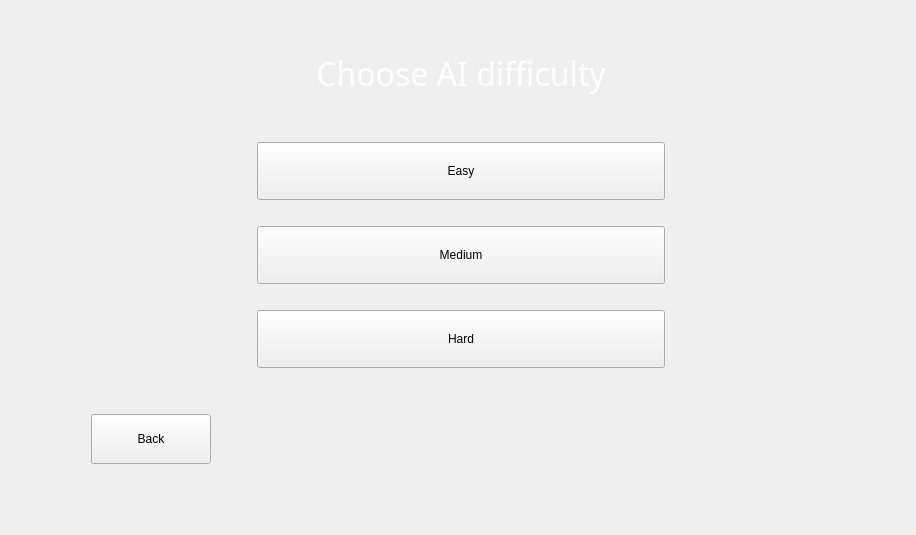
      <widget class="QWidget" name="ai_transition">
       <property name="enabled">
        <bool>true</bool>
       </property>
       <layout class="QHBoxLayout" name="horizontalLayout_12">
        <item>
         <layout class="QGridLayout" name="gridLayout_12">
          <item row="3" column="2">
           <layout class="QVBoxLayout" name="verticalLayout">
            <property name="spacing">
             <number>26</number>
            </property>
            <item>
             <widget class="QPushButton" name="pushButton_12">
              <property name="sizePolicy">
               <sizepolicy hsizetype="Preferred" vsizetype="Maximum">
                <horstretch>0</horstretch>
                <verstretch>0</verstretch>
               </sizepolicy>
              </property>
              <property name="minimumSize">
               <size>
                <width>420</width>
                <height>70</height>
               </size>
              </property>
              <property name="styleSheet">
               <string notr="true">min-width:400px;
min-height:50px;</string>
              </property>
              <property name="text">
               <string>Easy</string>
              </property>
             </widget>
            </item>
            <item>
             <widget class="QPushButton" name="pushButton_15">
              <property name="sizePolicy">
               <sizepolicy hsizetype="Preferred" vsizetype="Maximum">
                <horstretch>0</horstretch>
                <verstretch>0</verstretch>
               </sizepolicy>
              </property>
              <property name="minimumSize">
               <size>
                <width>120</width>
                <height>70</height>
               </size>
              </property>
              <property name="styleSheet">
               <string notr="true">min-height:50px;</string>
              </property>
              <property name="text">
               <string>Medium</string>
              </property>
             </widget>
            </item>
            <item>
             <widget class="QPushButton" name="pushButton_13">
              <property name="sizePolicy">
               <sizepolicy hsizetype="Preferred" vsizetype="Maximum">
                <horstretch>0</horstretch>
                <verstretch>0</verstretch>
               </sizepolicy>
              </property>
              <property name="minimumSize">
               <size>
                <width>120</width>
                <height>70</height>
               </size>
              </property>
              <property name="styleSheet">
               <string notr="true">min-height:50px;</string>
              </property>
              <property name="text">
               <string>Hard</string>
              </property>
             </widget>
            </item>
           </layout>
          </item>
          <item row="2" column="3">
           <spacer name="horizontalSpacer_12">
            <property name="orientation">
             <enum>Qt::Horizontal</enum>
            </property>
            <property name="sizeType">
             <enum>QSizePolicy::Maximum</enum>
            </property>
            <property name="sizeHint" stdset="0">
             <size>
              <width>200</width>
              <height>20</height>
             </size>
            </property>
           </spacer>
          </item>
          <item row="1" column="2">
           <widget class="QLabel" name="label_13">
            <property name="font">
             <font>
              <family>Segoe UI Black</family>
              <pointsize>24</pointsize>
              <italic>false</italic>
              <fontweight>Black</fontweight>
             </font>
            </property>
            <property name="styleSheet">
             <string notr="true">color: rgb(255, 255, 255);
font: 900 24pt &quot;Segoe UI Black&quot;;</string>
            </property>
            <property name="text">
             <string>Choose AI difficulty</string>
            </property>
            <property name="alignment">
             <set>Qt::AlignCenter</set>
            </property>
           </widget>
          </item>
          <item row="2" column="2">
           <spacer name="verticalSpacer_17">
            <property name="orientation">
             <enum>Qt::Vertical</enum>
            </property>
            <property name="sizeType">
             <enum>QSizePolicy::Maximum</enum>
            </property>
            <property name="sizeHint" stdset="0">
             <size>
              <width>20</width>
              <height>40</height>
             </size>
            </property>
           </spacer>
          </item>
          <item row="2" column="1">
           <spacer name="horizontalSpacer_11">
            <property name="orientation">
             <enum>Qt::Horizontal</enum>
            </property>
            <property name="sizeType">
             <enum>QSizePolicy::Maximum</enum>
            </property>
            <property name="sizeHint" stdset="0">
             <size>
              <width>200</width>
              <height>20</height>
             </size>
            </property>
           </spacer>
          </item>
          <item row="2" column="4">
           <spacer name="horizontalSpacer_10">
            <property name="orientation">
             <enum>Qt::Horizontal</enum>
            </property>
            <property name="sizeHint" stdset="0">
             <size>
              <width>40</width>
              <height>20</height>
             </size>
            </property>
           </spacer>
          </item>
          <item row="5" column="0">
           <spacer name="horizontalSpacer_9">
            <property name="orientation">
             <enum>Qt::Horizontal</enum>
            </property>
            <property name="sizeHint" stdset="0">
             <size>
              <width>40</width>
              <height>20</height>
             </size>
            </property>
           </spacer>
          </item>
          <item row="4" column="2">
           <spacer name="verticalSpacer_18">
            <property name="orientation">
             <enum>Qt::Vertical</enum>
            </property>
            <property name="sizeType">
             <enum>QSizePolicy::Maximum</enum>
            </property>
            <property name="sizeHint" stdset="0">
             <size>
              <width>20</width>
              <height>40</height>
             </size>
            </property>
           </spacer>
          </item>
          <item row="0" column="2">
           <spacer name="verticalSpacer_16">
            <property name="orientation">
             <enum>Qt::Vertical</enum>
            </property>
            <property name="sizeHint" stdset="0">
             <size>
              <width>20</width>
              <height>40</height>
             </size>
            </property>
           </spacer>
          </item>
          <item row="7" column="2">
           <spacer name="verticalSpacer_15">
            <property name="orientation">
             <enum>Qt::Vertical</enum>
            </property>
            <property name="sizeType">
             <enum>QSizePolicy::Maximum</enum>
            </property>
            <property name="sizeHint" stdset="0">
             <size>
              <width>20</width>
              <height>60</height>
             </size>
            </property>
           </spacer>
          </item>
          <item row="5" column="1" alignment="Qt::AlignHCenter">
           <widget class="QPushButton" name="pushButton_14">
            <property name="sizePolicy">
             <sizepolicy hsizetype="Maximum" vsizetype="Fixed">
              <horstretch>0</horstretch>
              <verstretch>0</verstretch>
             </sizepolicy>
            </property>
            <property name="minimumSize">
             <size>
              <width>120</width>
              <height>50</height>
             </size>
            </property>
            <property name="text">
             <string>Back</string>
            </property>
           </widget>
          </item>
         </layout>
        </item>
       </layout>
      </widget>
